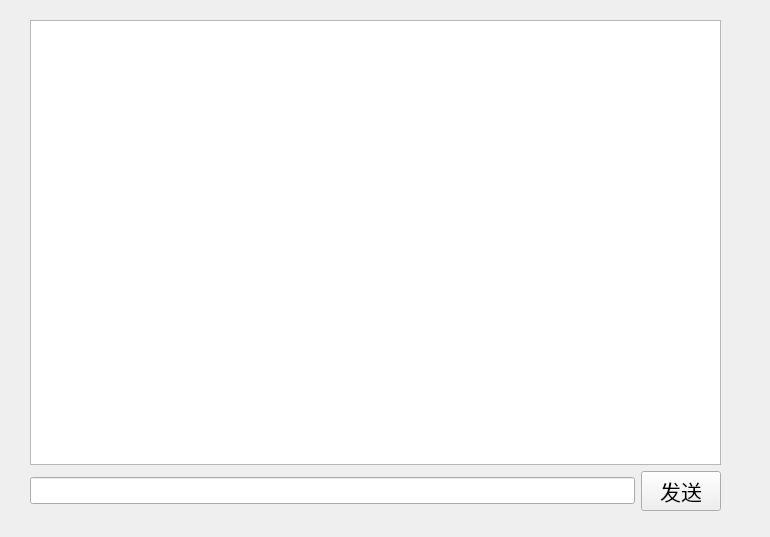
<?xml version="1.0" encoding="UTF-8"?>
<ui version="4.0">
 <class>Chat</class>
 <widget class="QWidget" name="Chat">
  <property name="geometry">
   <rect>
    <x>0</x>
    <y>0</y>
    <width>770</width>
    <height>537</height>
   </rect>
  </property>
  <property name="windowTitle">
   <string>聊天</string>
  </property>
  <widget class="QWidget" name="">
   <property name="geometry">
    <rect>
     <x>30</x>
     <y>20</y>
     <width>691</width>
     <height>491</height>
    </rect>
   </property>
   <layout class="QGridLayout" name="gridLayout">
    <item row="0" column="0">
     <widget class="QTextEdit" name="show_TE">
      <property name="readOnly">
       <bool>true</bool>
      </property>
     </widget>
    </item>
    <item row="1" column="0">
     <layout class="QHBoxLayout" name="horizontalLayout">
      <item>
       <widget class="QLineEdit" name="input_LE">
        <property name="font">
         <font>
          <pointsize>12</pointsize>
         </font>
        </property>
       </widget>
      </item>
      <item>
       <widget class="QPushButton" name="send_PB">
        <property name="font">
         <font>
          <pointsize>16</pointsize>
         </font>
        </property>
        <property name="text">
         <string>发送</string>
        </property>
       </widget>
      </item>
     </layout>
    </item>
   </layout>
  </widget>
 </widget>
 <resources/>
 <connections/>
</ui>
